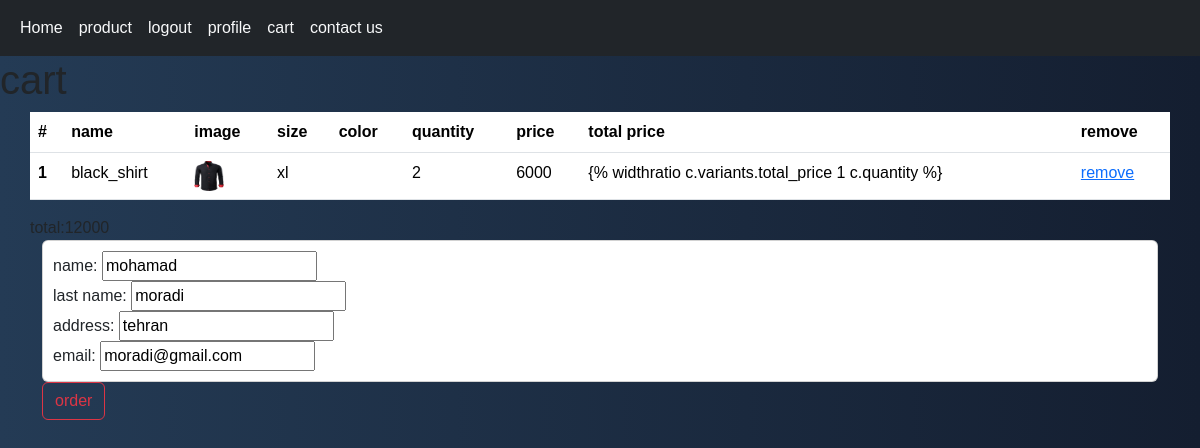
/cart/ (signed in), run on an earlier commit of the app's database.
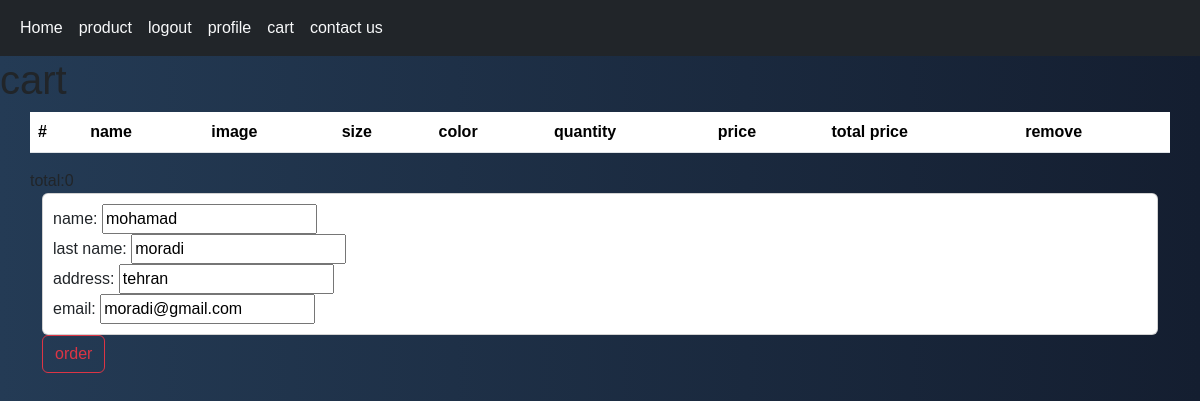
And on a later commit of the database.
### cart/models.py (models this page shows, shortened)
class Cart(models.Model):
    product = models.ForeignKey(Product,on_delete = models.CASCADE)
    user = models.ForeignKey(User,on_delete = models.CASCADE)
    variants = models.ForeignKey(Variant,on_delete = models.CASCADE ,  null = True, blank = True)
    quantity = models.PositiveIntegerField()

### home/models.py (models this page shows, shortened)
class Product(models.Model):
    Category = models.ManyToManyField(Category, blank=True)
    VARIANT = (('None', 'none'),
               ('Size', 'size'),
               ('Color', 'color'),
    )
    name = models.CharField(max_length=200)
    amount = models.PositiveIntegerField()
    unit_price = models.PositiveIntegerField()
    discount = models.PositiveIntegerField()
    total_price = models.PositiveIntegerField(blank=True, null=True)
    information = RichTextUploadingField(blank=True, null=True)
    create = models.DateTimeField(auto_now_add=True)
    update = models.DateTimeField(auto_now=True)
    tags = TaggableManager(blank=True)
    status = models.CharField(
        max_length=200, blank=True, null=True, choices=VARIANT)
    image = models.ImageField(upload_to='product')
    brand = models.ForeignKey('Brand',on_delete = models.CASCADE,blank = True,null = True)
    color = models.ManyToManyField('Color',blank = True,null = True)
    size = models.ManyToManyField('Size',blank = True,null = True)
    available = models.BooleanField(default=True)
    like = models.ManyToManyField(User,blank = True,related_name = 'product_like')
    total_like = models.IntegerField(default=0)
    unlike = models.ManyToManyField(User,blank = True,related_name = 'product_unlike')
    total_unlike = models.IntegerField(default=0)
    favourite = models.ManyToManyField(User,blank = True,related_name='fa_user')
    total_favourite = models.IntegerField(default = 0)
    sell = models.IntegerField(default = 0)
    def total_like(self):
        return self.like.count()
    def total_unlike(self):
        return self.unlike.count()
    @property
    def total_price(self):
        if not self.discount:
            return self.unit_price
        elif self.discount:
            total = (self.discount*self.unit_price)/100
            return int(self.unit_price - total)
        return self.total_price

class Variant(models.Model):
    name = models.CharField(max_length=100,blank=True, null=True)
    product_variant = models.ForeignKey(Product,on_delete = models.CASCADE)
    size_variant = models.ForeignKey(Size,on_delete = models.CASCADE,null = True,blank = True)
    color_variant = models.ForeignKey(Color,on_delete = models.CASCADE,null = True,blank = True)
    amount = models.PositiveIntegerField()
    unit_price = models.PositiveIntegerField()
    discount = models.PositiveIntegerField()
    total_price = models.PositiveIntegerField(blank=True, null=True)
    @property
    def total_price(self):
        if not self.discount:
            return self.unit_price
        elif self.discount:
            total = (self.discount*self.unit_price)/100
            return int(self.unit_price - total)
        return self.total_price

class Size(models.Model):
    name = models.CharField(max_length=100,blank=True, null=True)

### cart/views.py (the view)
# urls.py: path('',views.cart_detail,name = 'cart_detail'),
def cart_detail(request):
    cart = Cart.objects.filter(user_id=request.user.id)
    form = OrderForm
    total = 0
    user = request.user
    for p in cart:
        if p.product.status != 'None':
            total += p.variants.total_price*p.quantity
        else:
            total += p.product.total_price*p.quantity
    return render(request,'cart/cart.html',{'cart':cart,'total':total,'form':form,'user':user})

### cart/templates/cart/cart.html (shortened to what this page needs)
{% extends 'main.html' %} {% block title %}cart{% endblock %} {% block body %}
<h1>cart</h1>
<div class="container">
  <div class="row">
    <table class="table">
      <thead>
        <tr>
          <th scope="col">#</th>
          <th scope="col">name</th>
          <th scope="col">image</th>
          <th scope="col">size</th>
          <th scope="col">color</th>
          <th scope="col">quantity</th>
          <th scope="col">price</th>
          <th scope="col">total price</th>
          <th scope="col">remove</th>
        </tr>
      </thead>
      <tbody>
        {% for c in cart %}
        <tr>
          <th scope="row">{{forloop.counter}}</th>
          <td>{{c.product.name}}</td>
          <td>
            <img
              src="{{c.product.image.url}}"
              style="height: 30px; width: 30px"
              alt=""
            />
          </td>
          <td>{{c.variants.size_variant.name}}</td>
          <td>{{c.variants.color_varian.name}}</td>
          <td>{{c.quantity}}</td>
          <td>
            {% if c.product.status != 'None' %}
            {{c.variants.total_price}}{%else%}
            {{c.product.total_price}}{%endif%}
          </td>
          <td>
            {% if c.product.status != 'None' %} {% widthratio
            c.variants.total_price 1 c.quantity %} {%else%}{% widthratio
            c.product.total_price 1 c.quantity %}{%endif%}
          </td>
          <td><a href="{% url 'cart:remove_cart' c.id %}">remove</a></td>
        </tr>
      </tbody>
      {% endfor %}
    </table>
  </div>
  <div class="row">
    <form method="post" action="{% url 'order:order_create' %}">
      <div class="card" style="padding: 10px; background-color: grown">
        <label for=""
          >name:
          <input type="text" name="f_name" value="{{user.first_name}}" required
        /></label>
        <label for=""
          >last name:
          <input type="text" name="l_name" value="{{user.last_name}}" required
        /></label>
        <label for=""
          >address:
          <input
            type="text"
            name="address"
            value="{{user.profile.address}}"
            required
        /></label>
        <label for=""
          >email:
          <input type="text" name="email" value="{{user.email}}" required
        /></label>
      </div>
      <button type="submit" class="btn btn-outline-danger">order</button>
    </form>
  </div>
</div>
{% endblock %}

What changed in the data, as far as the page shows it:
removed Cart: product.name "black_shirt", product.image (picture), variants.size_variant.name "xl", quantity "2", variants.total_price "6000", shows "{% widthratio c.variants.total_price 1 c.quantity %}"
